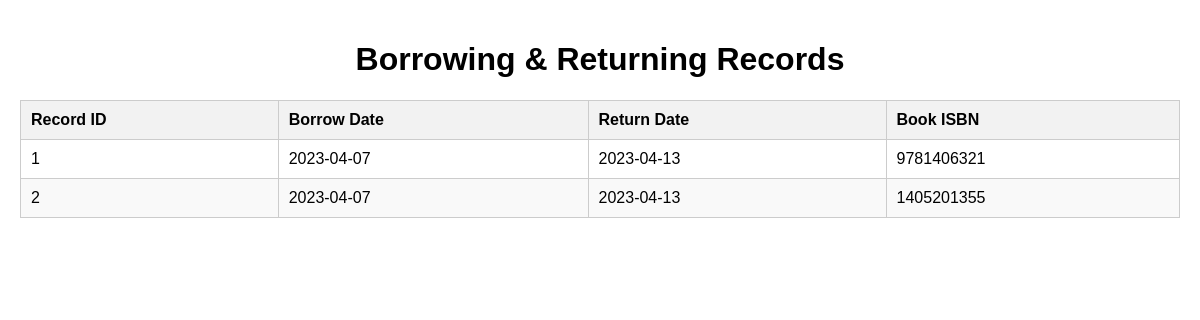
The page /page/schoolcentre/brBook.php on the database its author committed.
### tables this page shows
CREATE TABLE IF NOT EXISTS `student_borrow_and_return_books_record` (
  `studentsBARRecordID` int NOT NULL AUTO_INCREMENT,
  `borrowDate` date NOT NULL,
  `returnDate` date NOT NULL,
  `bookISBN` varchar(20) NOT NULL,
  `studentRegNumber` int NOT NULL,
  PRIMARY KEY (`studentsBARRecordID`)
);

### page/schoolcentre/brBook.php (the view, shortened to what this page needs)
<!DOCTYPE html>
<html lang="en">
<head>
</head>
<body>
  <h1>Borrowing & Returning Records</h1>
  <table>
    <thead>
      <tr>
        <th>Record ID</th>
        <th>Borrow Date</th>
        <th>Return Date</th>
        <th>Book ISBN</th>
      </tr>
    </thead>
    <tbody>
      <?php
        require_once '../../connectdb.php';
        $sql = "SELECT `studentsBARRecordID`, `borrowDate`, `returnDate`, `bookISBN` FROM `student_borrow_and_return_books_record`";
        $stmt = $pdo->query($sql);
        $records = $stmt->fetchAll();
        foreach ($records as $record) {
          echo "<tr>";
          echo "<td>" . $record['studentsBARRecordID'] . "</td>";
          echo "<td>" . $record['borrowDate'] . "</td>";
          echo "<td>" . $record['returnDate'] . "</td>";
          echo "<td>" . $record['bookISBN'] . "</td>";
          echo "</tr>";
        }
      ?>
    </tbody>
  </table>
</body>
</html>

### page/schoolcentre/brBook.php (style rules this page uses)
body { font-family: Arial, sans-serif; margin: 0; padding: 20px; }
h1 { text-align: center; }
table { width: 100%; border-collapse: collapse; margin-top: 20px; }
table th, table td { padding: 10px; border: 1px solid #ccc; }
table th { background-color: #f2f2f2; font-weight: bold; text-align: left; }
tbody tr:nth-child(even) { background-color: #f9f9f9; }

### rows shown on the page
student_borrow_and_return_books_record: studentsBARRecordID "1", borrowDate "2023-04-07", returnDate "2023-04-13", bookISBN "9781406321"
student_borrow_and_return_books_record: studentsBARRecordID "2", borrowDate "2023-04-07", returnDate "2023-04-13", bookISBN "1405201355"
